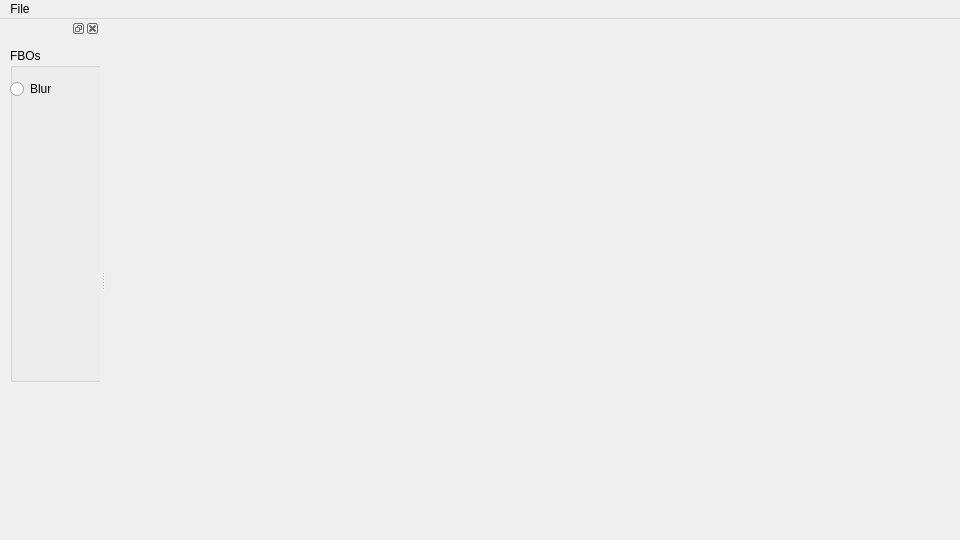
<?xml version="1.0" encoding="UTF-8"?>
<ui version="4.0">
 <class>MainWindow</class>
 <widget class="QMainWindow" name="MainWindow">
  <property name="geometry">
   <rect>
    <x>0</x>
    <y>0</y>
    <width>960</width>
    <height>540</height>
   </rect>
  </property>
  <property name="windowTitle">
   <string>TREEEEES</string>
  </property>
  <widget class="QWidget" name="centralWidget"/>
  <widget class="QMenuBar" name="menuBar">
   <property name="geometry">
    <rect>
     <x>0</x>
     <y>0</y>
     <width>960</width>
     <height>19</height>
    </rect>
   </property>
   <widget class="QMenu" name="menuFile">
    <property name="title">
     <string>File</string>
    </property>
    <addaction name="actionQuit"/>
   </widget>
   <addaction name="menuFile"/>
  </widget>
  <widget class="QDockWidget" name="dockWidget">
   <property name="minimumSize">
    <size>
     <width>100</width>
     <height>160</height>
    </size>
   </property>
   <attribute name="dockWidgetArea">
    <number>1</number>
   </attribute>
   <widget class="QWidget" name="dockWidgetContents">
    <widget class="QGroupBox" name="fboGroupBox">
     <property name="geometry">
      <rect>
       <x>10</x>
       <y>10</y>
       <width>160</width>
       <height>334</height>
      </rect>
     </property>
     <property name="minimumSize">
      <size>
       <width>0</width>
       <height>0</height>
      </size>
     </property>
     <property name="title">
      <string>FBOs</string>
     </property>
     <widget class="QRadioButton" name="modeBlur">
      <property name="geometry">
       <rect>
        <x>0</x>
        <y>30</y>
        <width>140</width>
        <height>22</height>
       </rect>
      </property>
      <property name="text">
       <string>Blur</string>
      </property>
      <property name="checked">
       <bool>false</bool>
      </property>
     </widget>
    </widget>
   </widget>
  </widget>
  <action name="actionQuit">
   <property name="text">
    <string>Quit</string>
   </property>
   <property name="shortcut">
    <string>Ctrl+Q</string>
   </property>
  </action>
 </widget>
 <layoutdefault spacing="6" margin="11"/>
 <resources/>
 <connections>
  <connection>
   <sender>actionQuit</sender>
   <signal>triggered()</signal>
   <receiver>MainWindow</receiver>
   <slot>close()</slot>
   <hints>
    <hint type="sourcelabel">
     <x>-1</x>
     <y>-1</y>
    </hint>
    <hint type="destinationlabel">
     <x>299</x>
     <y>199</y>
    </hint>
   </hints>
  </connection>
 </connections>
</ui>
